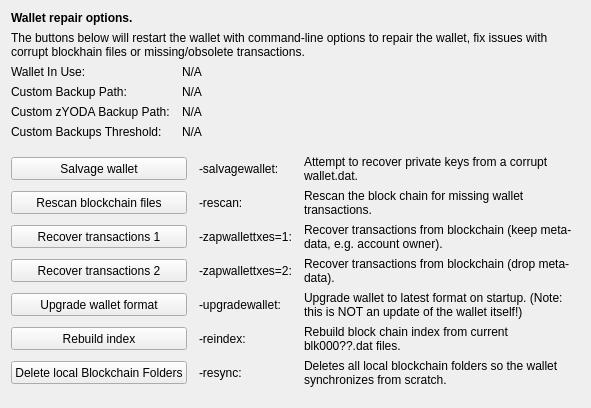
     <widget class="QWidget" name="tab_repair">
      <attribute name="title">
       <string>&amp;Wallet Repair</string>
      </attribute>
      <layout class="QGridLayout" name="gridLayout_4" columnstretch="0,0,0,0">
       <property name="horizontalSpacing">
        <number>12</number>
       </property>
       <item row="0" column="0" colspan="4">
        <widget class="QLabel" name="label_repair_header">
         <property name="font">
          <font>
           <weight>75</weight>
           <bold>true</bold>
          </font>
         </property>
         <property name="text">
          <string>Wallet repair options.</string>
         </property>
        </widget>
       </item>
       <item row="1" column="0" colspan="4">
        <widget class="QLabel" name="label_repair_helptext">
         <property name="font">
          <font>
           <weight>50</weight>
           <bold>false</bold>
          </font>
         </property>
         <property name="text">
          <string>The buttons below will restart the wallet with command-line options to repair the wallet, fix issues with corrupt blockhain files or missing/obsolete transactions.</string>
         </property>
         <property name="wordWrap">
          <bool>true</bool>
         </property>
        </widget>
       </item>
       <item row="2" column="0">
        <widget class="QLabel" name="wallet_path_label">
         <property name="text">
          <string>Wallet In Use:</string>
         </property>
        </widget>
       </item>
       <item row="2" column="1" colspan="3">
        <widget class="QLabel" name="wallet_path">
         <property name="cursor">
          <cursorShape>IBeamCursor</cursorShape>
         </property>
         <property name="text">
          <string>N/A</string>
         </property>
         <property name="textFormat">
          <enum>Qt::PlainText</enum>
         </property>
         <property name="textInteractionFlags">
          <set>Qt::LinksAccessibleByMouse|Qt::TextSelectableByKeyboard|Qt::TextSelectableByMouse</set>
         </property>
        </widget>
       </item>
       <item row="3" column="0">
        <widget class="QLabel" name="wallet_custombackuppath_label">
         <property name="visible">
          <bool>false</bool>
         </property>
         <property name="text">
          <string>Custom Backup Path:</string>
         </property>
        </widget>
       </item>
       <item row="3" column="1" colspan="3">
        <widget class="QLabel" name="wallet_custombackuppath">
         <property name="cursor">
          <cursorShape>IBeamCursor</cursorShape>
         </property>
         <property name="visible">
          <bool>false</bool>
         </property>
         <property name="text">
          <string>N/A</string>
         </property>
         <property name="textFormat">
          <enum>Qt::PlainText</enum>
         </property>
         <property name="textInteractionFlags">
          <set>Qt::LinksAccessibleByMouse|Qt::TextSelectableByKeyboard|Qt::TextSelectableByMouse</set>
         </property>
        </widget>
       </item>
       <item row="4" column="0">
        <widget class="QLabel" name="wallet_customzpivbackuppath_label">
         <property name="visible">
          <bool>false</bool>
         </property>
         <property name="text">
          <string>Custom zYODA Backup Path:</string>
         </property>
        </widget>
       </item>
       <item row="4" column="1" colspan="3">
        <widget class="QLabel" name="wallet_customzpivbackuppath">
         <property name="cursor">
          <cursorShape>IBeamCursor</cursorShape>
         </property>
         <property name="visible">
          <bool>false</bool>
         </property>
         <property name="text">
          <string>N/A</string>
         </property>
         <property name="textFormat">
          <enum>Qt::PlainText</enum>
         </property>
         <property name="textInteractionFlags">
          <set>Qt::LinksAccessibleByMouse|Qt::TextSelectableByKeyboard|Qt::TextSelectableByMouse</set>
         </property>
        </widget>
       </item>
       <item row="5" column="0">
        <widget class="QLabel" name="wallet_custombackupthreshold_label">
         <property name="visible">
          <bool>false</bool>
         </property>
         <property name="text">
          <string>Custom Backups Threshold:</string>
         </property>
        </widget>
       </item>
       <item row="5" column="1" colspan="3">
        <widget class="QLabel" name="wallet_custombackupthreshold">
         <property name="cursor">
          <cursorShape>IBeamCursor</cursorShape>
         </property>
         <property name="visible">
          <bool>false</bool>
         </property>
         <property name="text">
          <string>N/A</string>
         </property>
         <property name="textFormat">
          <enum>Qt::PlainText</enum>
         </property>
         <property name="textInteractionFlags">
          <set>Qt::LinksAccessibleByMouse|Qt::TextSelectableByKeyboard|Qt::TextSelectableByMouse</set>
         </property>
        </widget>
       </item>
       <item row="6" column="0">
        <spacer name="verticalSpacer_repair1">
         <property name="orientation">
          <enum>Qt::Vertical</enum>
         </property>
         <property name="sizeHint" stdset="0">
          <size>
           <width>10</width>
           <height>10</height>
          </size>
         </property>
        </spacer>
       </item>
       <item row="7" column="0" colspan="2">
        <widget class="QPushButton" name="btn_salvagewallet">
         <property name="minimumSize">
          <size>
           <width>100</width>
           <height>23</height>
          </size>
         </property>
         <property name="text">
          <string>Salvage wallet</string>
         </property>
        </widget>
       </item>
       <item row="7" column="2">
        <widget class="QLabel" name="label_repair_salvage_command">
         <property name="text">
          <string notr="true">-salvagewallet:</string>
         </property>
        </widget>
       </item>
       <item row="7" column="3">
        <widget class="QLabel" name="label_repair_salvage">
         <property name="text">
          <string>Attempt to recover private keys from a corrupt wallet.dat.</string>
         </property>
         <property name="wordWrap">
          <bool>true</bool>
         </property>
        </widget>
       </item>
       <item row="8" column="0" colspan="2">
        <widget class="QPushButton" name="btn_rescan">
         <property name="minimumSize">
          <size>
           <width>100</width>
           <height>23</height>
          </size>
         </property>
         <property name="text">
          <string>Rescan blockchain files</string>
         </property>
        </widget>
       </item>
       <item row="8" column="2">
        <widget class="QLabel" name="label_repair_rescan_command">
         <property name="text">
          <string notr="true">-rescan:</string>
         </property>
        </widget>
       </item>
       <item row="8" column="3">
        <widget class="QLabel" name="label_repair_rescan">
         <property name="text">
          <string>Rescan the block chain for missing wallet transactions.</string>
         </property>
         <property name="wordWrap">
          <bool>true</bool>
         </property>
        </widget>
       </item>
       <item row="9" column="0" colspan="2">
        <widget class="QPushButton" name="btn_zapwallettxes1">
         <property name="minimumSize">
          <size>
           <width>100</width>
           <height>23</height>
          </size>
         </property>
         <property name="text">
          <string>Recover transactions 1</string>
         </property>
        </widget>
       </item>
       <item row="9" column="2">
        <widget class="QLabel" name="label_repair_zap1_command">
         <property name="text">
          <string notr="true">-zapwallettxes=1:</string>
         </property>
        </widget>
       </item>
       <item row="9" column="3">
        <widget class="QLabel" name="label_repair_zap1">
         <property name="text">
          <string>Recover transactions from blockchain (keep meta-data, e.g. account owner).</string>
         </property>
         <property name="wordWrap">
          <bool>true</bool>
         </property>
        </widget>
       </item>
       <item row="10" column="0" colspan="2">
        <widget class="QPushButton" name="btn_zapwallettxes2">
         <property name="minimumSize">
          <size>
           <width>100</width>
           <height>23</height>
          </size>
         </property>
         <property name="text">
          <string>Recover transactions 2</string>
         </property>
        </widget>
       </item>
       <item row="10" column="2">
        <widget class="QLabel" name="label_repair_zap2_command">
         <property name="text">
          <string notr="true">-zapwallettxes=2:</string>
         </property>
        </widget>
       </item>
       <item row="10" column="3">
        <widget class="QLabel" name="label_repair_zap2">
         <property name="text">
          <string>Recover transactions from blockchain (drop meta-data).</string>
         </property>
         <property name="wordWrap">
          <bool>true</bool>
         </property>
        </widget>
       </item>
       <item row="11" column="0" colspan="2">
        <widget class="QPushButton" name="btn_upgradewallet">
         <property name="minimumSize">
          <size>
           <width>100</width>
           <height>23</height>
          </size>
         </property>
         <property name="text">
          <string>Upgrade wallet format</string>
         </property>
        </widget>
       </item>
       <item row="11" column="2">
        <widget class="QLabel" name="label_repair_upgrade_command">
         <property name="text">
          <string notr="true">-upgradewallet:</string>
         </property>
        </widget>
       </item>
       <item row="11" column="3">
        <widget class="QLabel" name="label_repair_upgrade">
         <property name="text">
          <string>Upgrade wallet to latest format on startup. (Note: this is NOT an update of the wallet itself!)</string>
         </property>
         <property name="wordWrap">
          <bool>true</bool>
         </property>
        </widget>
       </item>
       <item row="12" column="0" colspan="2">
        <widget class="QPushButton" name="btn_reindex">
         <property name="minimumSize">
          <size>
           <width>100</width>
           <height>23</height>
          </size>
         </property>
         <property name="text">
          <string>Rebuild index</string>
         </property>
        </widget>
       </item>
       <item row="12" column="2">
        <widget class="QLabel" name="label_repair_reindex_command">
         <property name="text">
          <string notr="true">-reindex:</string>
         </property>
        </widget>
       </item>
       <item row="12" column="3">
        <widget class="QLabel" name="label_repair_reindex">
         <property name="text">
          <string>Rebuild block chain index from current blk000??.dat files.</string>
         </property>
         <property name="wordWrap">
          <bool>true</bool>
         </property>
        </widget>
       </item>
       <item row="13" column="0" colspan="2">
        <widget class="QPushButton" name="btn_resync">
         <property name="minimumSize">
          <size>
           <width>100</width>
           <height>23</height>
          </size>
         </property>
         <property name="text">
          <string>Delete local Blockchain Folders</string>
         </property>
        </widget>
       </item>
       <item row="13" column="2">
        <widget class="QLabel" name="label_repair_resync_command">
         <property name="text">
          <string>-resync:</string>
         </property>
        </widget>
       </item>
       <item row="13" column="3">
        <widget class="QLabel" name="label_repair_resync">
         <property name="text">
          <string>Deletes all local blockchain folders so the wallet synchronizes from scratch.</string>
         </property>
         <property name="wordWrap">
          <bool>true</bool>
         </property>
        </widget>
       </item>
       <item row="14" column="0">
        <spacer name="verticalSpacer_repair2">
         <property name="orientation">
          <enum>Qt::Vertical</enum>
         </property>
         <property name="sizeHint" stdset="0">
          <size>
           <width>20</width>
           <height>10</height>
          </size>
         </property>
        </spacer>
       </item>
      </layout>
     </widget>
